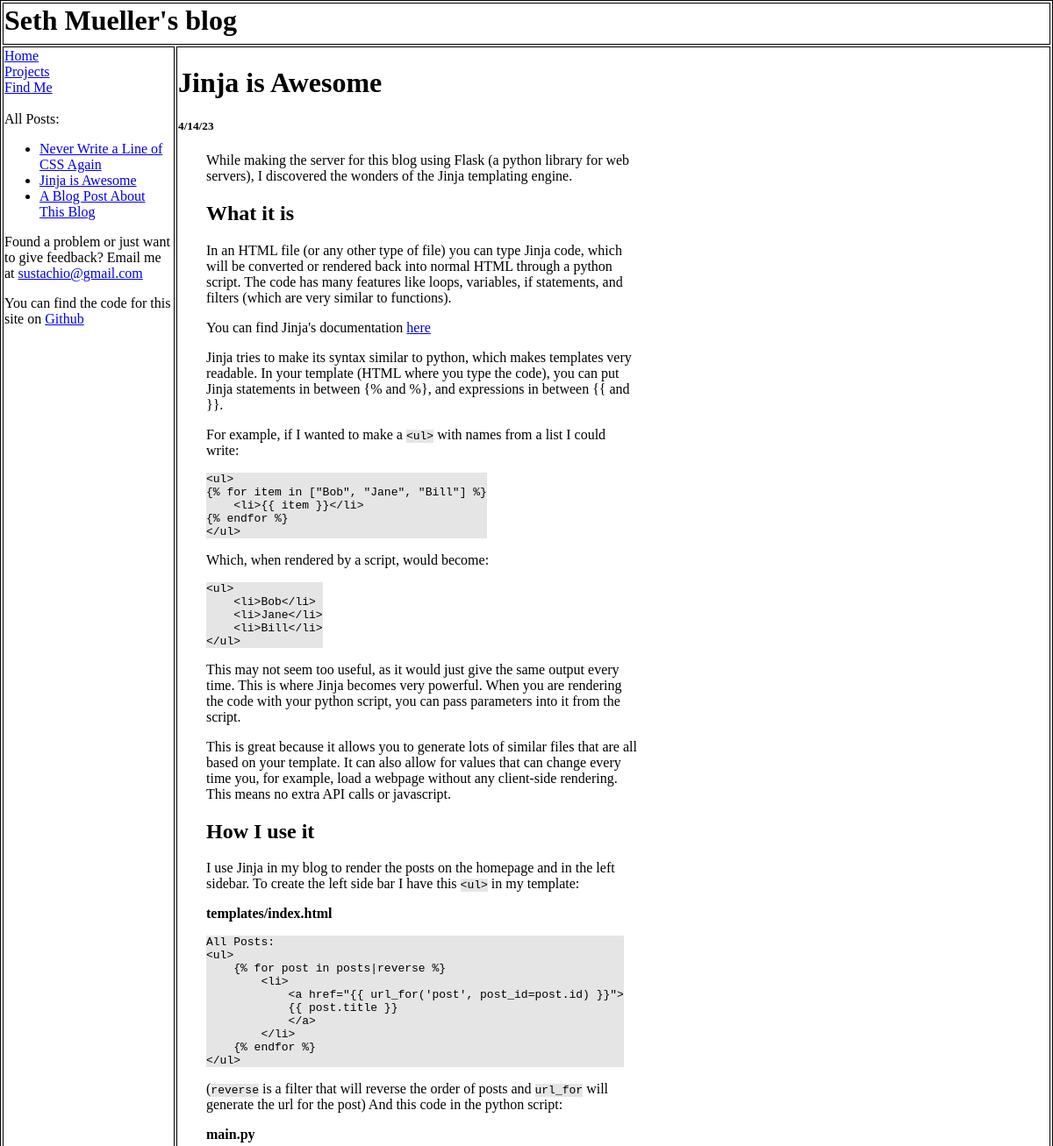
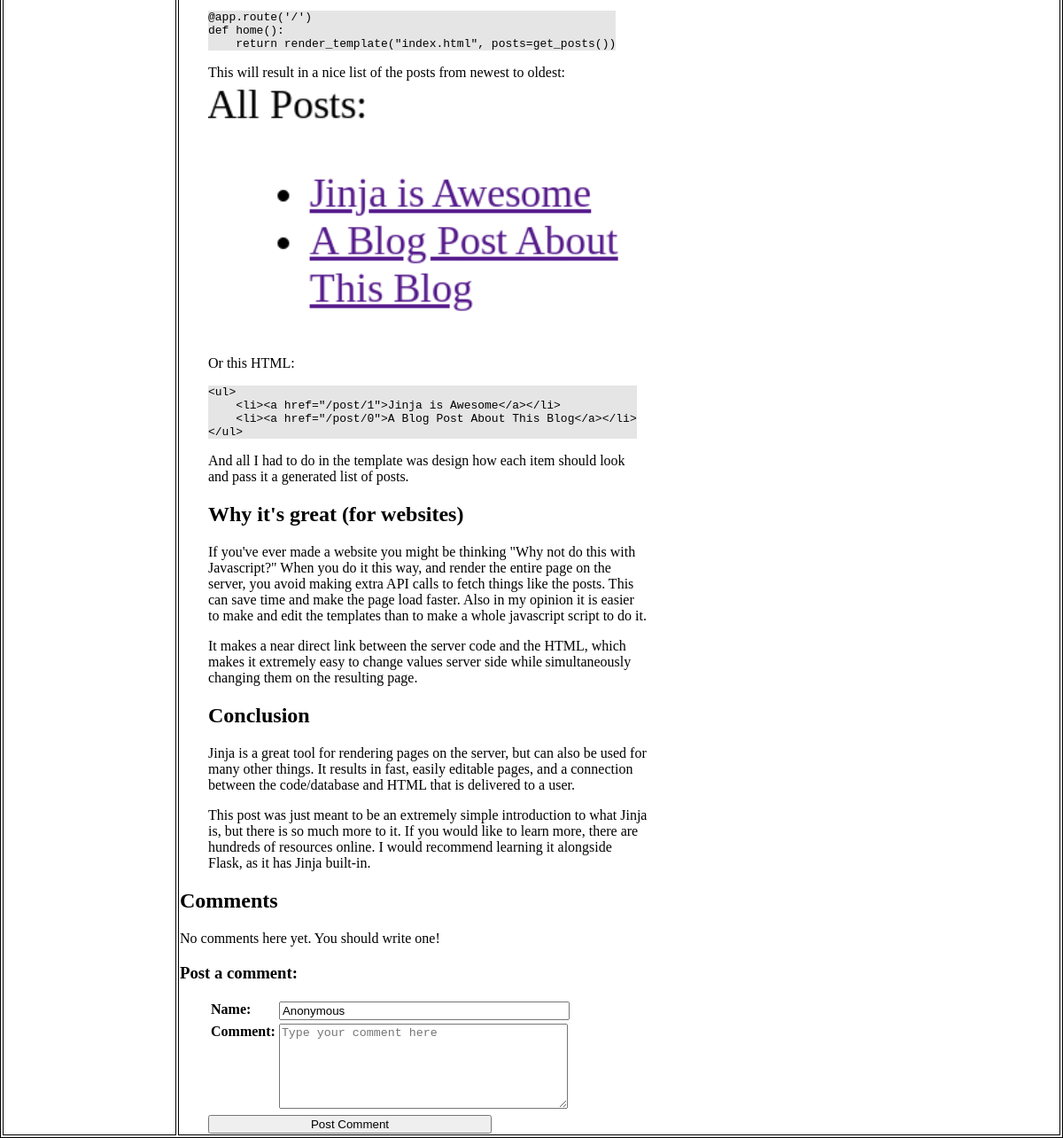
Page /post/jinja-is-awesome on the committed database (2 pictures, top to bottom).
### tables this page shows
CREATE TABLE posts (
            post_id text PRIMARY KEY NOT NULL,
            title text,
            type text,
            posted_on date,
            content text
        );

### main.py (the view)
@app.route("/post/<post_id>")
def post(post_id):
    post = db.get_post(post_id)
    if post == "error":
        return redirect(url_for("page_not_found"))
    page = render_template(
        "post.html",
        post=post,
        posts=db.get_posts(),
        all_posts=db.get_posts(),
        comments=db.get_comments(post_id),
    )
    return render_template(
        "head.html",
        body=page,
        extra_css=random_css(page)
    )

### database.py (called while the page is built)
    def get_post(self, post_id):
        self.db_cursor.execute("SELECT * FROM posts WHERE post_id=?",(post_id,))
        post = self.db_cursor.fetchone()
        if not post:
            return "error"
        return {
            "id": post[0],
            "title": post[1],
            "type": post[2],
            "date": post[3],
            "content": post[4]
        }

    def get_posts(self):
        self.db_cursor.execute("SELECT * FROM posts ORDER BY posted_on")
        posts = [
            {
                "id": post[0],
                "title": post[1],
                "type": post[2],
                "date": post[3],
                "content": post[4]
            }
            for post in self.db_cursor.fetchall()
        ]
        return posts

    def get_comments(self, post_id):
        self.db_cursor.execute("SELECT * FROM comments WHERE post_id=? ORDER BY posted_on", (post_id,))
        return [{
            "parent_post_id": comment[0],
            "comment_id": comment[1],
            "user_name": comment[2],
            "posted_on": comment[3],
            "content": comment[4]
        } for comment in self.db_cursor.fetchall()]

### templates/post.html
{% extends "index.html" %}
{% block content %}
<h1>{{ post.title }}</h1>
<h5>{{ post.date }}</h5>
<div id="post-content">
    {{ post.content|safe }}
</div>
<h2>Comments</h2>
{% if comments|length %}
    {% for comment in comments|reverse %}
        <div class="comment" id="{{ comment.comment_id }}">
            <b>{{ comment.user_name }} on {{ comment.posted_on }}</b><br>
            {{ comment.content }}
        </div>
    {% endfor %}
{% else %}
    <p>No comments here yet. You should write one!</p>
{% endif %}
<h3>Post a comment:</h3>
<form id="post-comment" method="post" action="{{ url_for('post_comment', post_id=post.id) }}">
    <table>
        <tr>
            <th><label for="name">Name:</label></th>
            <td><input type="text" name="name"
                placeholder="Enter your name"
                value="Anonymous" required></td>
        </tr>
        <tr>
            <th><label for="comment">Comment:</label></th>
            <td><textarea type="text" name="comment"
                placeholder="Type your comment here"
                rows="6" required></textarea></td>
        </tr>
    </table>
    <input type="submit" value="Post Comment">
</form>
{% endblock %}

### templates/index.html
<table id="body" border="solid">
    <tr id="top">
        <th id="logo" colspan="2">Seth Mueller's blog</th>
    </tr>
    <tr>
        <td id="page-list">
            <a href="{{ url_for('home') }}">Home</a><br>
            <a href="{{ url_for('projects') }}">Projects</a><br>
            <a href="{{ url_for('find_me') }}">Find Me</a><br>
            <br>
            All Posts:
            <ul>
                {% if all_posts %}
                    {% set side_posts = all_posts %}
                {% else %}
                    {% set side_posts = posts %}
                {% endif %}
                {% for post in side_posts|reverse %}
                    <li><a href="{{ url_for('post', post_id=post.id) }}">{{ post.title }}</a></li>
                {% endfor %}
            </ul>
            <footer>Found a problem or just want to give feedback? Email me at <a href="mailto: sustachio@gmail.com?subject=Blog Feedback">sustachio@gmail.com</a></footer>
            <footer>You can find the code for this site on                 <a href="https://github.com/sustachio/blog", target="_blank">Github</a></footer>
        </td>
        <td>
            {% block content %}{% endblock %}
        </td>
    </tr>
</table>

### templates/head.html (shortened to what this page needs)
<!DOCTYPE html>
<html lang="en">
<head>
    <link rel="stylesheet" href="{{ url_for('static', filename='main.css') }}">
</head>
<body>
    {{ body|safe }}
</body>
</html>

### static/main.css (style rules this page uses)
html, body { height: 100%; padding: 0; margin: 0; }
img { width: 100%; object-fit: contain; }
table, th, td { border: 1px solid; text-align: left; vertical-align: top; }
footer { margin-top: 1rem; }
code { display: inline-block; background: rgba(0,0,0,.1); }
#post-comment { margin-left: 2rem; }
#post-comment th, #post-comment td, #post-comment table { border: none; }
#post-comment input, #post-comment textarea { width: 20rem; }
#post-content { margin-left: 2rem; width: 50%; }
#body { width: 100%; height: 100%; }
#top { height: 3rem; }
#logo { font-size: 2rem; }
#page-list { width: 12rem; }

### rows in the picture
posts: title "Never Write a Line of CSS Again"
posts: title "Jinja is Awesome", date "4/14/23", content "While making the server for this blog using Flask (a python library for web servers), I discovered the wonders of the Jinja templating engine. What it is In an HTML file (or any other type of file) you can type Jinja code, which will be converted or rendered back into normal HTML through a python script. The code has many features like loops, variables, if statements, and filters (which are very similar to functions). You can find Jinja's documentation here Jinja tries to make its syntax similar to python, which makes templates very readable. In your template (HTML where you type the code), you can put Jinja statements in between {% and %}, and expressions in between {{ and }}. For example,…", content (picture)
posts: title "A Blog Post About This Blog"
